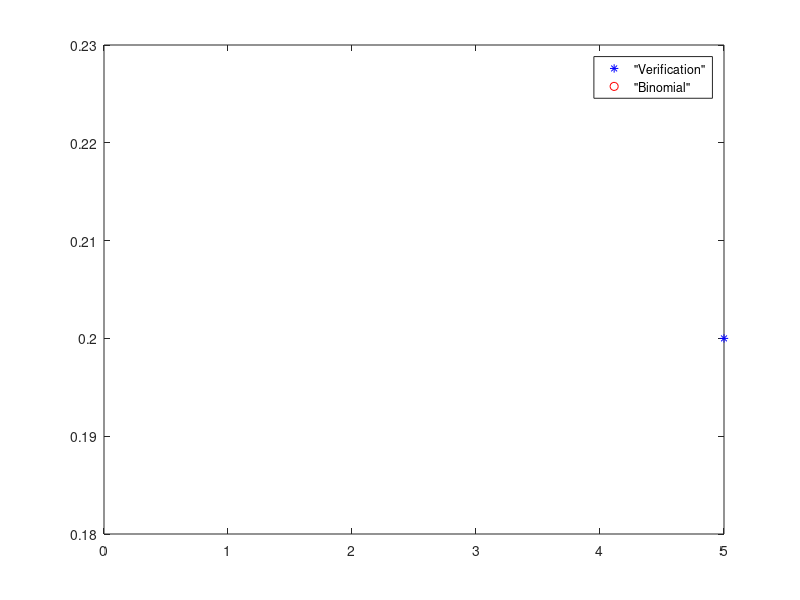

Recreate this plot in MATLAB.
# Binomial Distribution Bino(p), with parameters n ∈ IN, p ∈ (0, 1): X
# Hint: A Binomial Bino(n, p) variable is the sum of n independent Bern(p) variables;

N = input('Give the number of simulations: ');
P = input('Give the probability: ');
n = input('Give the number of trials: ');

# generate a matrix of N simulations with n trials
U = rand(n, N);

# we need to transform the probabilties in 0/1 (succes/failure)

# U<P creates a logical matrix formed of only 1/0 if the element is < P
# sum(U<p) makes the sum on columns, adding up the elements < P, and stores in X
X = sum(U<P)

# k - nr o succeses
k = 0:n

# p_k = probability of obtaining each number of succeses(k),
# in a fixed numebr of trials (n), with a given probability of succes
p_k = binopdf(k, n, P)
U_X = unique(X);
n_X = hist(U_X, length(U_X)) # n_X will contain the nr of 0 and 1
rel_freq = n_X/N # the percent of 1 and 0 found in n_X
plot(U_X, rel_freq, '*b;"Verification";', k, p_k, 'or;"Binomial";')



